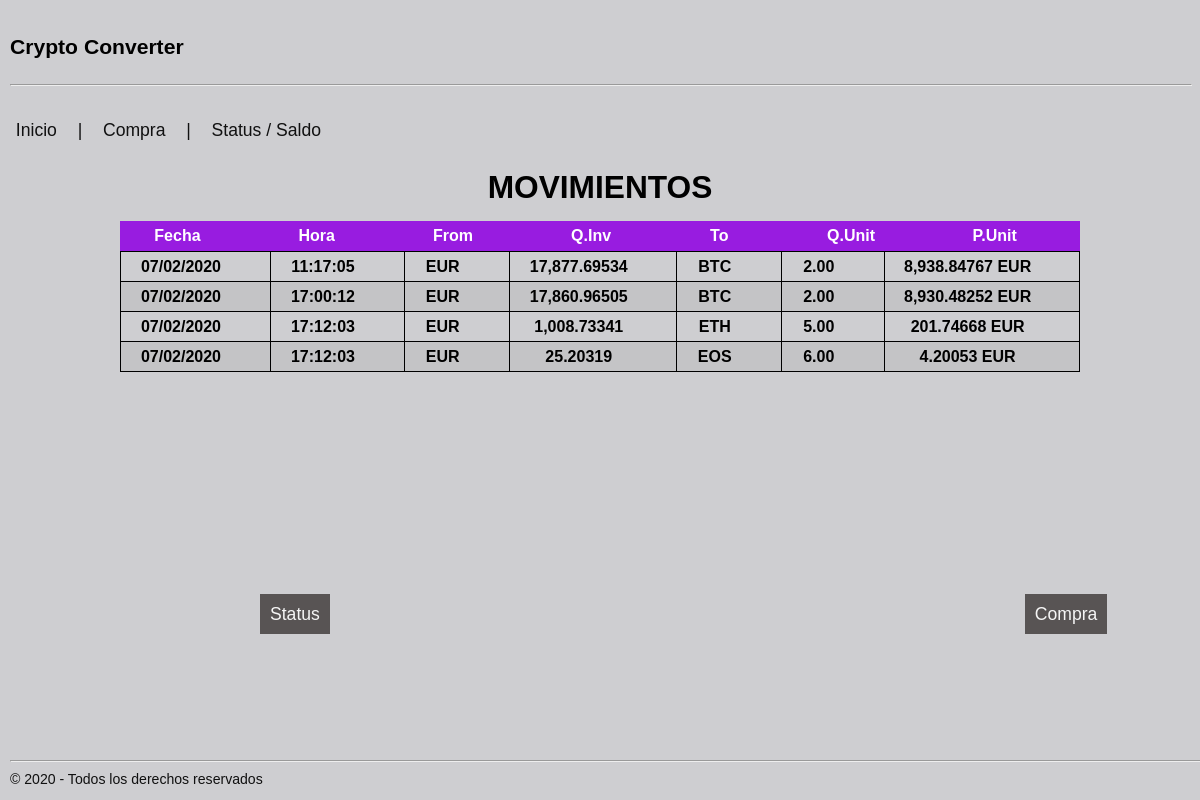
Before: / with the older database file.
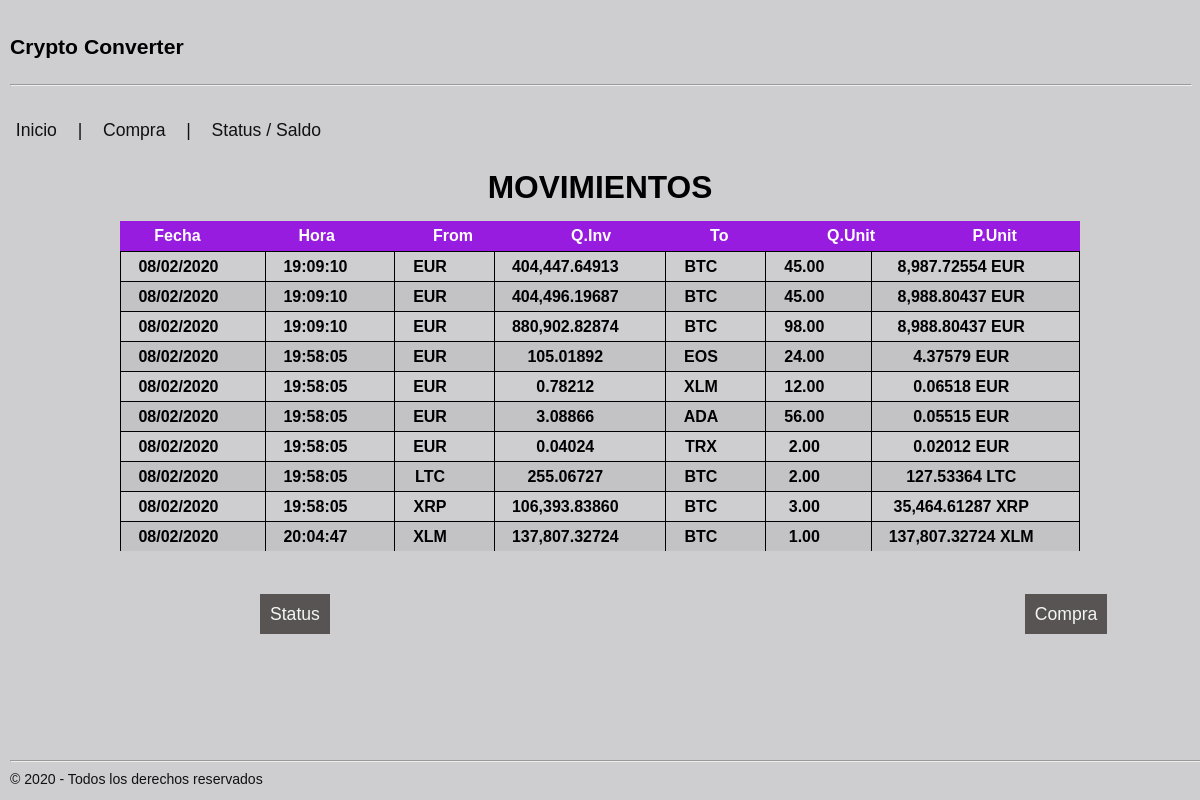
After: the same page with the newer database file.
### tables this page shows
CREATE TABLE "movements" (
	"Id"	INTEGER PRIMARY KEY AUTOINCREMENT,
	"date"	TEXT NOT NULL,
	"time"	TEXT NOT NULL,
	"from_currency"	TEXT NOT NULL,
	"from_quantity"	REAL NOT NULL,
	"to_currency"	TEXT NOT NULL,
	"to_quantity"	REAL NOT NULL,
	FOREIGN KEY("to_currency") REFERENCES "cryptos"("Id"),
	FOREIGN KEY("from_currency") REFERENCES "cryptos"("Id")
);

### crypto/routes.py (the view)
@app.route("/")
def index():
    registros = dataQuery("SELECT date, time, from_currency, from_quantity, to_currency, to_quantity FROM MOVEMENTS;")
    return render_template("index.html", registros = registros)

### crypto/routes.py (called while the page is built)
def dataQuery(consulta):
    conex = sqlite3.connect(BBDD)
    cursor = conex.cursor()
    movs = cursor.execute(consulta).fetchall()
    if len(movs) == 1:
        movs = movs[0]
    elif len(movs) == 0:
        movs = None
    conex.commit()
    conex.close()
    return movs

### crypto/templates/index.html (shortened to what this page needs)
{% extends "base.html" %}
{% block content %}
    <h1 align="center" class="title">MOVIMIENTOS</h1>
    <table WIDTH="80%" class="primary" align="center">
        <thead>
            <tr>
                <th>Fecha</th>
                <th>Hora</th>
                <th>From</th>
                <th>Q.Inv</th>
                <th>To</th>
                <th>Q.Unit</th>
                <th>P.Unit</th>
            </tr>
        </thead>
        <tbody>
            {% if not registros %}
                <tr>
                    <td class="title_sin"> SIN MOVIMIENTOS </td>
                </tr>
            {% else %}
                {% for campo in registros %}
                    <tr class="movements">
                        <td>{{ campo[0]}}</td>
                        <td>{{ campo[1]}}</td>
                        <td>{{ campo[2]}}</td>
                        <td>{{ "{:,.5f}".format(campo[3])}}</td>
                        <td>{{ campo[4] }}</td>
                        <td>{{ "{:,.2f}".format(campo[5])}}</td>
                        <td>{{ "{:,.5f}".format(campo[3]/campo[5]) }}&nbsp;{{ campo[2] }}</td>
                    </tr>
                {% endfor %}
            {% endif %}
        </tbody>
    </table>
        <a href="/status" class="myCoolButton1">Status</a>
        <a href="/purchase" class="myCoolButton2">Compra </a>
{% endblock %}

### crypto/templates/base.html (shortened to what this page needs)
<html lang="en">
<head>
    <link rel="stylesheet" href="/static/css/picnic.min.css">
    <link rel="stylesheet" href="/static/css/picnic.css">
    <link rel="stylesheet" href="/static/css/styles.css">
</head>
<body style="background-color:rgba(197, 197, 200, 0.835);">
    <header>
        <p>Crypto Converter</p>
        <hr width="100%" size="10" style="color: hsl(0, 0%, 0%);"/>
    </header>
    <a href="/" class="pseudo button">Inicio</a> | <a href="/purchase" class="pseudo button">Compra</a> | <a href="/status" class="pseudo button">Status / Saldo</a>
    <section class="container">
        {% block content %}{% endblock %}
    </section>
    <footer>
        <hr width="560%" size="10" style="color: hsl(0, 0%, 0%);"/>
        &copy 2020 - Todos los derechos reservados
    </footer>
</body>
</html>

### crypto/static/css/styles.css (style rules this page uses)
header { font-family: Verdana, Geneva, Tahoma, sans-serif; background-color: rgb(#981ce0); font-weight: bold; font-size: 1.2em; color: rgb(0, 0, 0); padding: 10px; }
footer { position:fixed; left:0px; bottom:0px; background-color: rgb(#fdfdfd); font-weight: normal; font-size: 0.8em; padding: 10px; }
.myCoolButton1 { background-color: #524e4ef3; color: whitesmoke; width: 320px; padding: 10px; border: 5px; position: relative; left: 260px; bottom:-50px }
.myCoolButton2 { background-color: #524e4ef3; color: whitesmoke; width: 320px; padding: 10px; border: 5px; position: relative; left: 950px; bottom:-50px }
.title { font-family: Verdana, Geneva, Tahoma, sans-serif; background-color: rgb(#000000); font-weight: bold; font-size: 1.8em; color: rgb(0, 0, 0); padding: 10px; }
.movements { font-family: Verdana, Geneva, Tahoma, sans-serif; background-color: rgb(#000000); font-weight: bold; font-size: 1.0em; color: rgb(0, 0, 0); padding: 10px; }
td { width: 650px; height: 30px; border: solid #000 1px ; }
th { width: 650px; height: 30px; text-align: center; }
thead { display: block; }
tbody { display: block; height: 300px; overflow-y: auto; overflow-x: hidden; }

Changed rows visible on the page:
removed movements: date "07/02/2020", time "11:17:05", from_currency "EUR", from_quantity "17,877.69534", to_currency "BTC", to_quantity "2.00", campo[3]/campo[5] "8,938.84767"
removed movements: date "07/02/2020", time "17:00:12", from_currency "EUR", from_quantity "17,860.96505", to_currency "BTC", to_quantity "2.00", campo[3]/campo[5] "8,930.48252"
removed movements: date "07/02/2020", time "17:12:03", from_currency "EUR", from_quantity "1,008.73341", to_currency "ETH", to_quantity "5.00", campo[3]/campo[5] "201.74668"
removed movements: date "07/02/2020", time "17:12:03", from_currency "EUR", from_quantity "25.20319", to_currency "EOS", to_quantity "6.00", campo[3]/campo[5] "4.20053"
added movements: date "08/02/2020", time "19:09:10", from_currency "EUR", from_quantity "404,447.64913", to_currency "BTC", to_quantity "45.00", campo[3]/campo[5] "8,987.72554"
added movements: date "08/02/2020", time "19:09:10", from_currency "EUR", from_quantity "404,496.19687", to_currency "BTC", to_quantity "45.00", campo[3]/campo[5] "8,988.80437"
added movements: date "08/02/2020", time "19:09:10", from_currency "EUR", from_quantity "880,902.82874", to_currency "BTC", to_quantity "98.00", campo[3]/campo[5] "8,988.80437"
added movements: date "08/02/2020", time "19:58:05", from_currency "EUR", from_quantity "105.01892", to_currency "EOS", to_quantity "24.00", campo[3]/campo[5] "4.37579"
added movements: date "08/02/2020", time "19:58:05", from_currency "EUR", from_quantity "0.78212", to_currency "XLM", to_quantity "12.00", campo[3]/campo[5] "0.06518"
added movements: date "08/02/2020", time "19:58:05", from_currency "EUR", from_quantity "3.08866", to_currency "ADA", to_quantity "56.00", campo[3]/campo[5] "0.05515"
added movements: date "08/02/2020", time "19:58:05", from_currency "EUR", from_quantity "0.04024", to_currency "TRX", to_quantity "2.00", campo[3]/campo[5] "0.02012"
added movements: date "08/02/2020", time "19:58:05", from_currency "LTC", from_quantity "255.06727", to_currency "BTC", to_quantity "2.00", campo[3]/campo[5] "127.53364"
added movements: date "08/02/2020", time "19:58:05", from_currency "XRP", from_quantity "106,393.83860", to_currency "BTC", to_quantity "3.00", campo[3]/campo[5] "35,464.61287"
added movements: date "08/02/2020", time "20:04:47", from_currency "XLM", from_quantity "137,807.32724", to_currency "BTC", to_quantity "1.00", campo[3]/campo[5] "137,807.32724"
